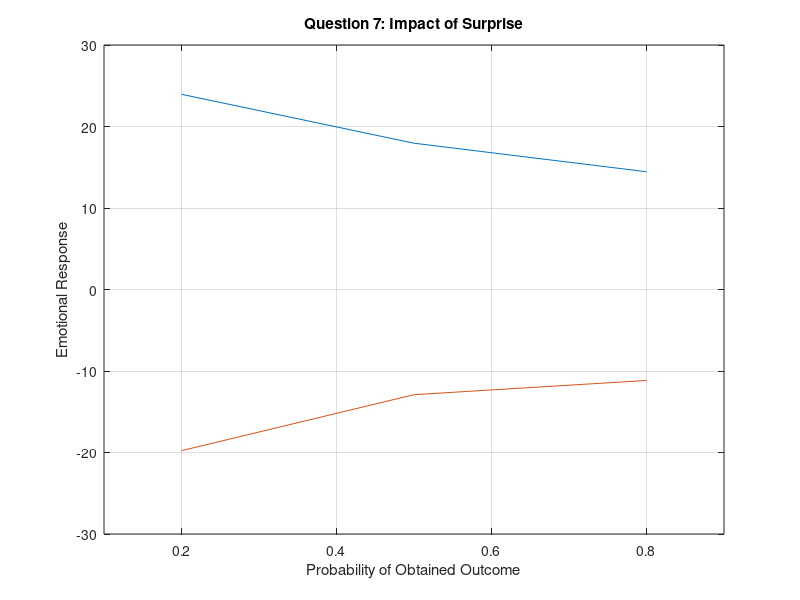

Source code (MATLAB):
X1 = [0.2 0.5 0.8];
Y1 = [23.953125 17.95049505 14.44954128];
plot(X1,Y1);
grid on;
hold on;
X2 = [0.2 0.5 0.8];
Y2 = [-19.7761194 -12.90526316 -11.15966387];
plot(X2,Y2);
axis([0.1 0.9 -30 30]);
title('Question 7: Impact of Surprise');
xlabel('Probability of Obtained Outcome');
ylabel('Emotional Response');
hold off;
